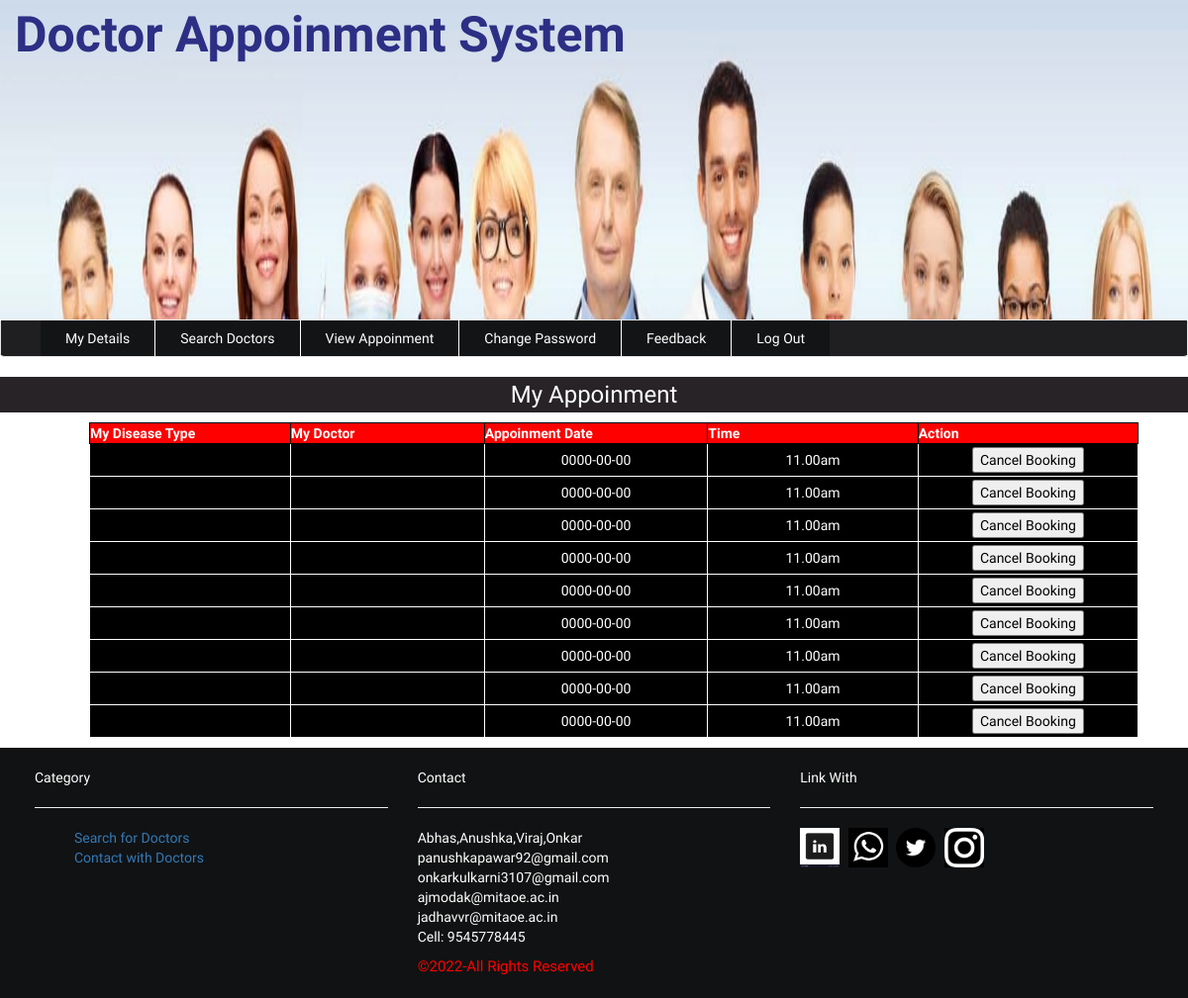
The page /patient/view_booking2.php on the database its author committed.
### tables this page shows
CREATE TABLE `booking` (
  `booking_id` int(22) NOT NULL,
  `dname` varchar(22) NOT NULL,
  `userid` int(22) NOT NULL,
  `dcontact` varchar(22) NOT NULL,
  `expertise` varchar(22) NOT NULL,
  `fee` varchar(22) NOT NULL,
  `pname` varchar(22) NOT NULL,
  `pcontact` varchar(22) NOT NULL,
  `email` varchar(111) NOT NULL,
  `address` varchar(22) NOT NULL,
  `dates` date NOT NULL,
  `tyme` varchar(22) NOT NULL,
  `payment` varchar(22) NOT NULL
);

### patient/view_booking2.php (the view, shortened to what this page needs)
<?php include('header.php'); ?>
<?php include('uptomenu.php'); ?>
	<div class="dashboard" style="background-color:#fff;">
		<h3 class="text-center" style="background-color:#272327;color: #fff;padding: 5px;">My Appoinment</h3>
	</div>
			<div class="all_user" style="margin-top:0px; margin-left: 40px;">
				<?php
					$sql = " SELECT * FROM booking WHERE email = '".$_SESSION["email"]."'";
					$result = mysqli_query($connection,$sql);
					$count = mysqli_num_rows($result);
					if($count>=1){
						echo "<table border='1' align='center' cellpadding='32'>
							<tr>
								<th>My Disease Type</th>
								<th>My Doctor</th>
								<th>Appoinment Date</th>
								<th>Time</th>
								<th>Action</th>
							</tr>";
						while($row=mysqli_fetch_array($result)){
								echo "<tr>";
								echo "<td>".$row['cat']."</td>";
								echo "<td>".$row['d_name']."</td>";
								echo "<td>".$row['dates']."</td>";
								echo "<td>".$row['tyme']."</td>";
								echo "<td><button type='submit' name='submit' style='color:#000;'>Cancel Booking</button></td>";
								echo "</tr>";
						}
						echo "</table>";
					}
					else{
						print "<p align='center'>Sorry, No match found for your search result..!!!</p>";
					}
					?>
			</div>
 <?php include('../footer.php'); ?>
	</div>
</body>
</html>

### patient/style.css (style rules this page uses)
body { padding: 5px auto; font-family: 'El Messiri', sans-serif; background:url(../img/bg3.jpg) fixed no-repeat; background-size:cover; }
table { border-collapse: collapse; background-color: khaki; }
table,th,td { border: 1px solid #000;width: 1060px;margin: 10px auto; }
th { background-color: red;color: white; }
td { padding: 3px; text-align: center; background-color: black; color: #fff; border: 1px solid white; }

### rows shown on the page
booking: dates "0000-00-00", tyme "11.00am"
booking: dates "0000-00-00", tyme "11.00am"
booking: dates "0000-00-00", tyme "11.00am"
booking: dates "0000-00-00", tyme "11.00am"
booking: dates "0000-00-00", tyme "11.00am"
booking: dates "0000-00-00", tyme "11.00am"
booking: dates "0000-00-00", tyme "11.00am"
booking: dates "0000-00-00", tyme "11.00am"
booking: dates "0000-00-00", tyme "11.00am"
